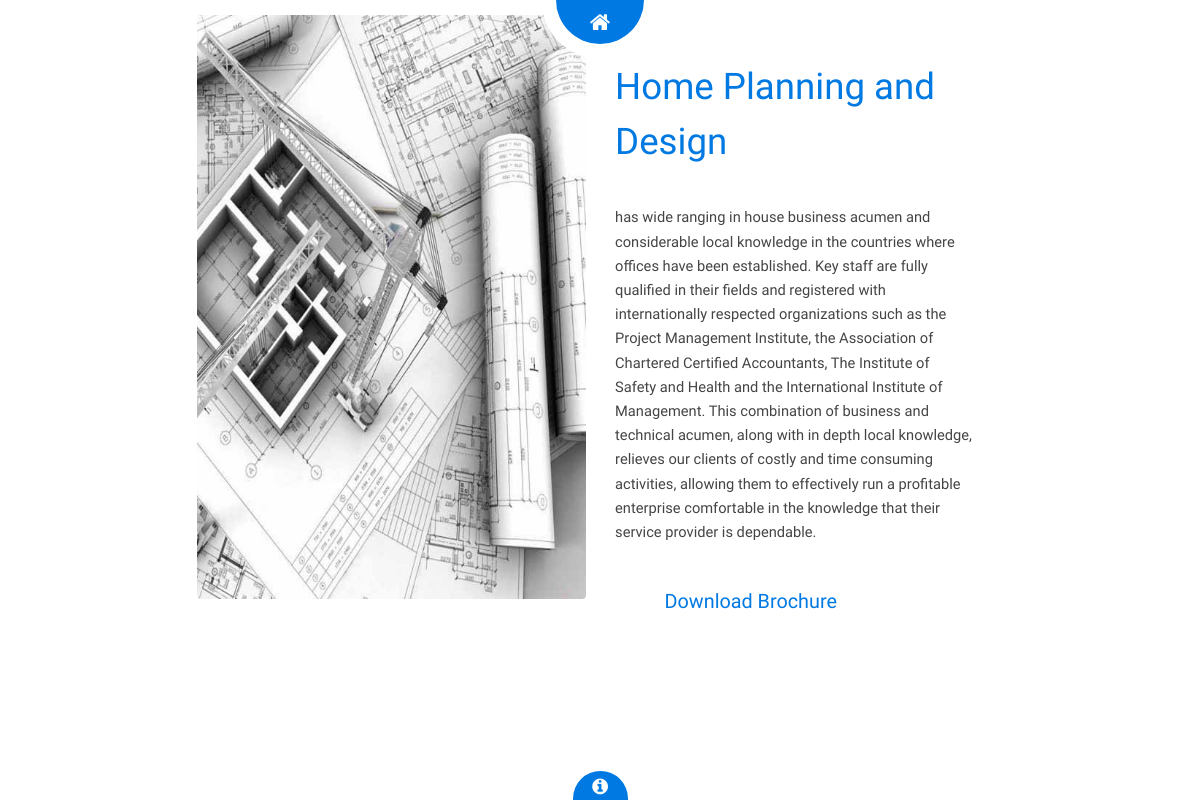
Page /detail_ver/4 on the committed database.
### loader/models.py (models this page shows, shortened)
class Content(models.Model):
    page = models.IntegerField()
    title = models.CharField(max_length=50)
    image = models.ImageField()
    info = models.TextField()
    download = models.FileField(upload_to='document/s', blank=True)

### loader/views.py (the view)
# urls.py: path('detail_ver/<int:page>', views.detail_2, name='detail_ver'),
def detail_2(request, page):
    data = Content.objects.get(pk=page)
    context = {'info': data}
    return render(request, 'Page/detail02.html', context)

### templates/Page/detail02.html (shortened to what this page needs)
{% extends "base.html" %}
{% load staticfiles %}
{% block content %}
			<header id="header" class="preview">
				<div class="inner">
					<a href="{% url 'home' %}" class="button hidden"><span>Home</span></a>
				</div>
			</header>
			<div id="preview" class="vertical">
				<div class="inner">
					<div class="image fit">
						<img src="{{ info.image.url }}" alt="" />
					</div>
					<div class="content">
						<header>
							<h2>{{ info.title }}</h2>
						</header>
						<p> {{ info.info }} </p>
						<a href="#" class="button big alt"><span>Download Brochure</span></a>
					</div>
				</div>
			</div>
{% endblock %}

### rows in the picture
Content: image (picture), title "Home Planning and Design", info "has wide ranging in house business acumen and considerable local knowledge in the countries where offices have been established. Key staff are fully qualified in their fields and registered with internationally respected organizations such as the Project Management Institute, the Association of Chartered Certified Accountants, The Institute of Safety and Health and the International Institute of Management. This combination of business and technical acumen, along with in depth local knowledge, relieves our clients of costly and time consuming activities, allowing them to effectively run a profitable enterprise comfortable in the knowledge that their service provider is dependable."
